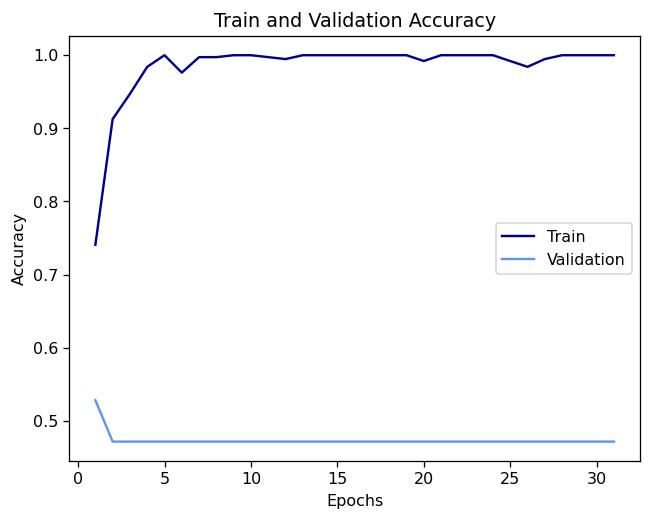
#> input picture evaluations/extended-validation/plant_patologies/Accuracy-ES.jpg, 651 x 520 px; its folder holds only this picture in this run
$ jupyter execute --allow-errors 08-ev-data-exploration.ipynb
#> lines starting #> are read from the running program, lines starting #| are printed output that depends on the picture
# Data Exploration - Extended Validation

[cell 1]
import os, random, shutil
import numpy as np
import pandas as pd
import matplotlib.pyplot as plt
import matplotlib.cm as cm
from PIL import Image
from tqdm import tqdm

[cell 2]
DATASETS_FOLDER = "./datasets"
PATH_BRACOL = DATASETS_FOLDER + "/bracol/symptom"
PATH_PLANT_PATOLOGIES = DATASETS_FOLDER + "/plant_patologies"
PATH_ROCOLE = DATASETS_FOLDER + "/rocole/Photos"

## 1. Opening a image from each dataset

[cell 3]
def choose_random_image_from_dataset(dataset_path):
    """Choose a random image from a dataset."""

    images = []

    for root, _, files in os.walk(dataset_path):
        for file in files:
            if (".jpg" in file) or (".png" in file):
                images.append(f"{root}/{file}")

    image_chosen = random.choices(images)[0]

    return image_chosen

[cell 4]
dataset_paths = {
    "BRACOL": PATH_BRACOL,
    "Plant Patologies": PATH_PLANT_PATOLOGIES,
    "RoCoLe": PATH_ROCOLE
}

#> (a cell that did not finish here is left out)

## 2. Defining functions to plot images distribution

[cell 6]
def calculating_total_of_images(files_per_directory):
    """Calculate total of images in dataset."""

    total_images = 0

    for value in files_per_directory.values():
        total_images += value

    return total_images

[cell 7]
def calculating_distribution(files_per_directory, total_images):
    """Calculate sample distribution per dataset class."""

    dataset_info = {}

    for key, value in zip(files_per_directory.keys(), files_per_directory.values()):
        data = str(round((value/total_images)*100, 2)) + '%'
        dataset_info[key] = [value, data]

    return dataset_info

## 3. Exploring each dataset

### 3.1. BRACOL

#### Number of directories

[cell 8]
directories = []

[cell 9]
for root, _, _ in os.walk(PATH_BRACOL):
    directory = root.split('/')[3:]
    directory = '/'.join(directory)

    if (len(directory) > 0) and (".ipynb_checkpoints" not in directory):
        directories.append(directory)

[cell 10]
print(PATH_BRACOL + f": {len(directories)} directory(ies)")
for directory in directories:
    print(f">> {directory}")

#### Number of images in each directories

[cell 11]
files_per_directory = {}

[cell 12]
for root, _, files in os.walk(PATH_BRACOL):
    path = os.path.join(root)

    if ".ipynb_checkpoints" not in path:
        files_per_directory[f"{root}"] = 0

        for file in files:
            filepath = os.path.join(root, file)

            try:
                with Image.open(filepath) as image:
                    files_per_directory[f"{root}"] += 1
            except Exception as e:
                pass

[cell 13]
files_per_directory = {key: value for key, value in files_per_directory.items() if value != 0}

[cell 14]
for directory in files_per_directory:
    print(f"{directory}: {files_per_directory[directory]} images")

#### Number of images per class

[cell 15]
images_per_class = {}

[cell 16]
for directory in files_per_directory:
    label = directory.split('/')[-1]

    if label not in images_per_class.keys():
        images_per_class[label] = files_per_directory[directory]
    else:
        images_per_class[label] += files_per_directory[directory]

[cell 17]
for key in images_per_class:
    print(f"{key} = {images_per_class[key]} images")

#### Plotting images distribution between classes

[cell 18]
fig, ax = plt.subplots(figsize=(10, 1))
colors = cm.get_cmap("Blues", 6)

ax.barh("BRACOL", 261, label="Health", color=colors(0.2))
ax.barh("BRACOL", 323, left=261, label="Cercospora", color=colors(0.4))
ax.barh("BRACOL", 621, left=261 + 323, label="Rust", color=colors(1.0))
ax.barh("BRACOL", 540, left=261 + 323 + 621, label="Miner", color=colors(0.8))
ax.barh("BRACOL", 464, left=261 + 323 + 621 + 540, label="Phoma", color=colors(0.6))

ax.text(261/2, 0, str(261), ha="center", va="center", weight="bold", size=10)
ax.text(261 + 323/2, 0, str(323), ha="center", va="center", weight="bold", size=10)
ax.text(261 + 323 + 621/2, 0, str(621), ha="center", va="center", color='w', weight="bold", size=10)
ax.text(261 + 323 + 621 + 540/2, 0, str(540), ha="center", va="center", color='w', weight="bold", size=10)
ax.text(261 + 323 + 621 + 540 + 464/2, 0, str(464), ha="center", va="center", color='w', weight="bold", size=10)

ax.spines['top'].set_visible(False)
ax.spines['right'].set_visible(False)
ax.spines['bottom'].set_visible(False)
ax.spines['left'].set_visible(False)

ax.set_xticks([])
ax.set_yticks([])

ax.legend(loc='upper center', bbox_to_anchor=(0.5, -0.1), ncol=5)

plt.savefig("./graphics/BRACOL_distribution_stacked_bar.jpg", dpi=115, bbox_inches="tight")
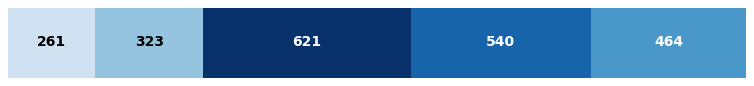
#> figure drawn by matplotlib, 1 panel
plt.show()

[cell 19]
total_images = calculating_total_of_images(files_per_directory)
print(f"Total of images: {total_images} images")

#### Quantifying images dimension for standardization

[cell 20]
dimentions = {}

[cell 21]
for root, _, files in os.walk(PATH_BRACOL):
    for file in files:
        try:
            image = Image.open(f"{root}/{file}")
            size = f"{image.size[0]} x {image.size[1]}"

            if size not in dimentions:
                dimentions[size] = 1
            else:
                dimentions[size] += 1
        except Exception as e:
            pass

[cell 22]
for size in sorted(dimentions, key=dimentions.get, reverse=True):
    print(f"{size} = {dimentions[size]} images")

### 3.2. Plant Patologies

#### Number of directories

[cell 23]
directories = []

[cell 24]
for root, _, _ in os.walk(PATH_PLANT_PATOLOGIES):
    directory = root.split('/')[3:]
    directory = '/'.join(directory)

    if (len(directory) > 0) and (".ipynb_checkpoints" not in directory):
        directories.append(directory)

[cell 25]
print(PATH_PLANT_PATOLOGIES + f": {len(directories)} directory(ies)")
for directory in directories:
    print(f">> {directory}")

#### Number of images in each directories

[cell 26]
files_per_directory = {}

[cell 27]
for root, _, files in os.walk(PATH_PLANT_PATOLOGIES):
    path = os.path.join(root)

    if ".ipynb_checkpoints" not in path:
        files_per_directory[f"{root}"] = 0

        for file in files:
            filepath = os.path.join(root, file)

            try:
                with Image.open(filepath) as image:
#> image is the input picture: PIL image 651x520 RGB; mean R, G, B 248.6, 248.9, 249.6
                    files_per_directory[f"{root}"] += 1
            except Exception as e:
                pass

[cell 28]
files_per_directory = {key: value for key, value in files_per_directory.items() if value != 0}

[cell 29]
for directory in files_per_directory:
    print(f"{directory}: {files_per_directory[directory]} images")

#### Number of images per class

[cell 30]
images_per_class = {}

[cell 31]
for directory in files_per_directory:
    label = directory.split('/')[-1]

    if label not in images_per_class.keys():
        images_per_class[label] = files_per_directory[directory]
    else:
        images_per_class[label] += files_per_directory[directory]

[cell 32]
for key in images_per_class:
    print(f"{key} = {images_per_class[key]} images")

#### Plotting images distribution between classes

[cell 33]
fig, ax = plt.subplots(figsize=(10, 1))
colors = cm.get_cmap("Blues", 6)

ax.barh("Plant Patologies", 285, label="Rust", color=colors(1.0))
ax.barh("Plant Patologies", 257, left=285, label="Miner", color=colors(0.6))

ax.text(285/2, 0, str(285), ha="center", va="center", color='w', weight="bold", size=10)
ax.text(285 + 257/2, 0, str(257), ha="center", va="center", color='w', weight="bold", size=10)

ax.spines['top'].set_visible(False)
ax.spines['right'].set_visible(False)
ax.spines['bottom'].set_visible(False)
ax.spines['left'].set_visible(False)

ax.set_xticks([])
ax.set_yticks([])

ax.legend(loc='upper center', bbox_to_anchor=(0.5, -0.1), ncol=5)

plt.savefig("./graphics/Plant_Patologies_distribution_stacked_bar.jpg", dpi=115, bbox_inches="tight")
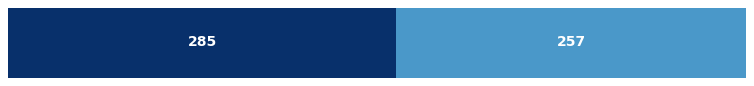
#> figure drawn by matplotlib, 1 panel
plt.show()

[cell 34]
total_images = calculating_total_of_images(files_per_directory)
print(f"Total of images: {total_images} images")

#### Quantifying images dimension for standardization

[cell 35]
dimentions = {}

[cell 36]
for root, _, files in os.walk(PATH_PLANT_PATOLOGIES):
    for file in files:
        try:
            image = Image.open(f"{root}/{file}")
            size = f"{image.size[0]} x {image.size[1]}"
#> size = '651 x 520'

            if size not in dimentions:
                dimentions[size] = 1
            else:
                dimentions[size] += 1
        except Exception as e:
            pass

[cell 37]
for size in sorted(dimentions, key=dimentions.get, reverse=True):
    print(f"{size} = {dimentions[size]} images")

### 3.3. RoCoLe

[cell 38]
directories = []

[cell 39]
for root, _, _ in os.walk(PATH_ROCOLE):
    directory = root.split('/')[3:]
    directory = '/'.join(directory)

    if (len(directory) > 0) and (".ipynb_checkpoints" not in directory):
        directories.append(directory)

[cell 40]
print(PATH_ROCOLE + f": {len(directories)} directory(ies)")
for directory in directories:
    print(f">> {directory}")

#### Number of images in each directories

[cell 41]
files_per_directory = {}

[cell 42]
for root, _, files in os.walk(PATH_ROCOLE):
    path = os.path.join(root)

    if ".ipynb_checkpoints" not in path:
        files_per_directory[f"{root}"] = 0

        for file in files:
            filepath = os.path.join(root, file)

            try:
                with Image.open(filepath) as image:
                    files_per_directory[f"{root}"] += 1
            except Exception as e:
                pass

[cell 43]
files_per_directory = {key: value for key, value in files_per_directory.items() if value != 0}

[cell 44]
for directory in files_per_directory:
    print(f"{directory}: {files_per_directory[directory]} images")

#### Separating images by class

[cell 45]
path_classes_info = DATASETS_FOLDER + "/rocole/Annotations/RoCoLe-classes.xlsx"

#> (a cell that did not finish here is left out)

[cell 47]
path_rocole_classes = DATASETS_FOLDER + "/rocole/classes"

[cell 48]
if not os.path.exists(path_rocole_classes):
    os.mkdir(path_rocole_classes)

#> (a cell that did not finish here is left out)

#### Number of images per class

[cell 50]
images_per_class = {}

#> (a cell that did not finish here is left out)

[cell 52]
for key in images_per_class:
    print(f"{key} = {images_per_class[key]} images")

#### Plotting images distribution between classes

[cell 53]
fig, ax = plt.subplots(figsize=(10, 1))
colors = cm.get_cmap("Blues", 6)

ax.barh("RoCoLe", 602, label="Healthy", color=colors(0.8))
ax.barh("RoCoLe", 791, left=602, label="Rust", color=colors(1.0))
ax.barh("RoCoLe", 167, left=602+791, label="Red Spider Mite", color=colors(0.4))

ax.text(602/2, 0, str(602), ha="center", va="center", color='w', weight="bold", size=10)
ax.text(602 + 791/2, 0, str(791), ha="center", va="center", color='w', weight="bold", size=10)
ax.text(602 + 791 + 167/2, 0, str(167), ha="center", va="center", weight="bold", size=10)

ax.spines['top'].set_visible(False)
ax.spines['right'].set_visible(False)
ax.spines['bottom'].set_visible(False)
ax.spines['left'].set_visible(False)

ax.set_xticks([])
ax.set_yticks([])

ax.legend(loc='upper center', bbox_to_anchor=(0.5, -0.1), ncol=5)

plt.savefig("./graphics/RoCoLe_distribution_stacked_bar.jpg", dpi=115, bbox_inches="tight")
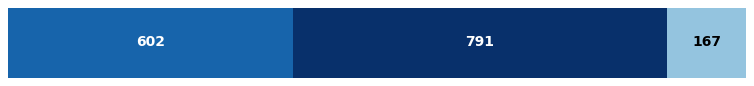
#> figure drawn by matplotlib, 1 panel
plt.show()

[cell 54]
total_images = calculating_total_of_images(files_per_directory)
print(f"Total of images: {total_images} images")

#### Quantifying images dimension for standardization

[cell 55]
dimentions = {}

[cell 56]
for root, _, files in os.walk(PATH_ROCOLE):
    for file in files:
        try:
            image = Image.open(f"{root}/{file}")
            size = f"{image.size[0]} x {image.size[1]}"

            if size not in dimentions:
                dimentions[size] = 1
            else:
                dimentions[size] += 1
        except Exception as e:
            pass

[cell 57]
for size in sorted(dimentions, key=dimentions.get, reverse=True):
    print(f"{size} = {dimentions[size]} images")
